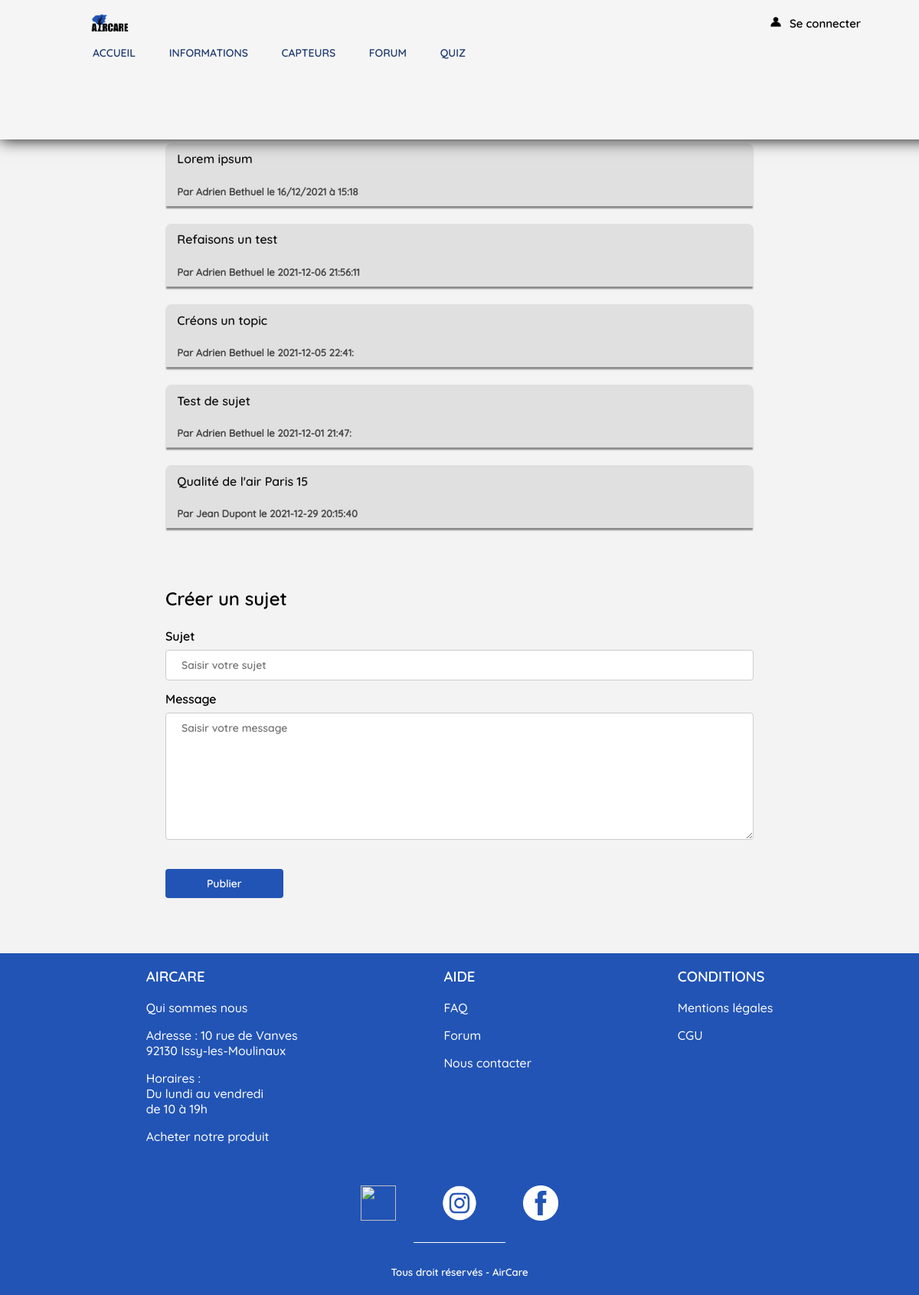
Screenshot of /forum_sujet.php with the database file from the repository.
### tables this page shows
CREATE TABLE IF NOT EXISTS `topics` (
  `id` int NOT NULL AUTO_INCREMENT,
  `title` varchar(255) NOT NULL,
  `date` text NOT NULL,
  `user_id` int NOT NULL,
  `user_name` varchar(255) NOT NULL,
  `message` text NOT NULL,
  PRIMARY KEY (`id`)
);

### forum_sujet.php (the view, shortened to what this page needs)
<?php
function displayTopics(){
    require("./config/database.php");
    $sqlQuery = "SELECT * FROM topics ORDER BY id DESC";
    $topicsStatement = $database->prepare($sqlQuery);
    $topicsStatement->execute();
    $topics = $topicsStatement->fetchAll();
    if (isset($_GET['search']) && !empty($_GET['search'])){
        $userSearch = $_GET['search'];
        $topicsStatement = $database->prepare('SELECT * FROM topics WHERE title LIKE "%'.$userSearch.'%" ORDER BY id DESC');
        $topicsStatement->execute();
        $topics = $topicsStatement->fetchAll();
        if ($topicsStatement->rowCount() == 0) {
            echo "Aucun sujet ne correspond à cette recherche";
        }else{
            foreach ($topics as $topic){
                ?>
                <a class="link_topic"  href='forum_messages.php?id=<?php echo $topic['id']; ?>'>
                    <div class="topic_bloc" >
                        <h1 class="title_topic"><?php echo $topic['title']; ?></h1>
                        <h2 class="date_topic"><?php echo 'Par ' . $topic['user_name'] . ' le ' . $topic['date']; ?></h2>
                    </div>
                </a>
            <?php
            }
        }
    }else{
        foreach ($topics as $topic){
            ?>
            <a class="link_topic"  href='forum_messages.php?id=<?php echo $topic['id']; ?>'>
                <div class="topic_bloc" >
                    <h1 class="title_topic"><?php echo $topic['title']; ?></h1>
                    <h2 class="date_topic"><?php echo 'Par ' . $topic['user_name'] . ' le ' . $topic['date']; ?></h2>
                </div>
            </a>
        <?php
        }
    }
}
?>
<!DOCTYPE html>
<html>
    <head>
        <link rel="stylesheet" href="style_forum.css">
    </head>
    <body>
        <?php include_once('./Components/header.php'); ?>
        <div class="content">
            <div class="top">
                <h1>Liste des sujets</h1>
                <form method="GET" action="">
                    <div class="input">
                    </div>
                </form>
            </div>
            <div class="topics">
                <?php displayTopics(); ?>
            </div>
            <h1 class="create">Créer un sujet</h1>
            <form action="" method="POST">
                <label for="topic">Sujet</label>
                <input type="text" id="topic" name="topic" placeholder="Saisir votre sujet">
                <label for="message">Message</label>
                <textarea name="message" id="message" cols="6" rows="8" placeholder="Saisir votre message"></textarea>
                <input type="submit" value="Publier" name="validate">
            </form>
        </div>
        <?php include_once('./Components/footer.php'); ?>
    </body>
</html>

### style_forum.css (style rules this page uses)
section, body, html { width: 100%; height: 100%; }
body { font-family: Quicksand-SemiBold; background-color: #F3F3F3; margin: 0px; padding: 0px; }
.content { padding-top: 3%; margin: 18%; margin-top: 5%; margin-bottom: 6%; }
h1 { font-size: x-large; margin-bottom: 3.2%; }
.create { margin-top:10% }
input[type="text"] , select { width: 100%; padding: 10px 20px; margin: 8px 0 14px; display: inline-block; border: 1px solid #ccc; border-radius: 4px; box-sizing: border-box; font-family: Quicksand-SemiBold; font-size: 14px; }
textarea, select { width: 100%; padding: 10px 20px; margin: 8px 0 14px; display: inline-block; border: 1px solid #ccc; border-radius: 4px; box-sizing: border-box; font-family: Quicksand-SemiBold; font-size: 14px; }
input[type=submit] { width: 20%; background-color: #2254B5; color: white; padding: 10px 20px; margin: 8px 0; border: none; border-radius: 4px; cursor: pointer; opacity: 1; margin-top: 2.5%; margin-bottom: 0%; font-family: Quicksand-SemiBold; font-size: 14px; }
.link_topic { color: black; text-decoration: none; }
.topic_bloc { display:table; width: 100%; background:#DFDFDF ; box-shadow: 0 4px 2px -1px grey; border-radius: 8px 8px 0 0; opacity: 0.92; font-size:x-small; margin-bottom: 3%; }
.title_topic { font-size:medium; padding-left: 2%; }
.date_topic { font-family: Quicksand-Medium; color: #3d3d3d; padding-left: 2%; font-size: small; }
.top { display: flex; justify-content: space-between; align-items:center; }

### rows the page displays
topics: title "Lorem ipsum", user_name "Adrien Bethuel", date "16/12/2021 à 15:18"
topics: title "Refaisons un test", user_name "Adrien Bethuel", date "2021-12-06 21:56:11"
topics: title "Créons un topic", user_name "Adrien Bethuel", date "2021-12-05 22:41:"
topics: title "Test de sujet", user_name "Adrien Bethuel", date "2021-12-01 21:47:"
topics: title "Qualité de l'air Paris 15", user_name "Jean Dupont", date "2021-12-29 20:15:40"
